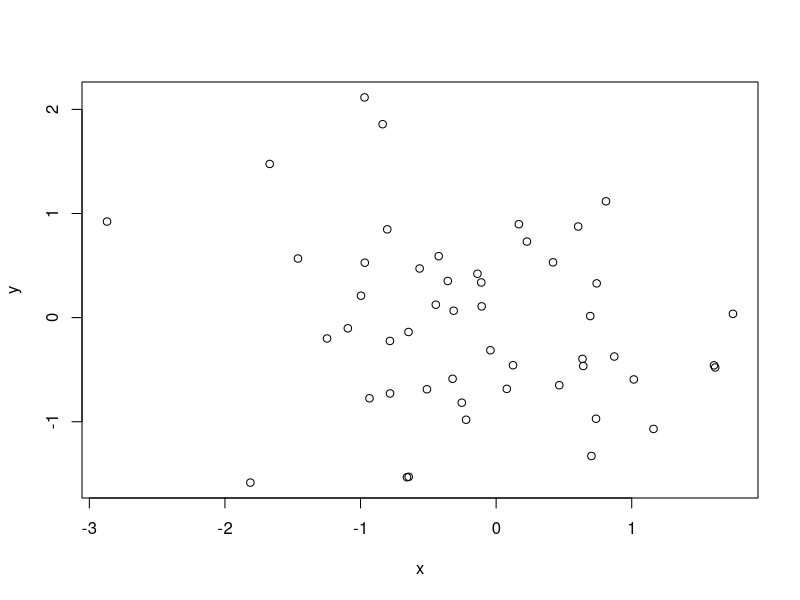

This figure's R source:
#######################################
#####    AN INTRODUCTION TO R     #####
#######################################

#######################################
#####   Exercise for Session #1   #####
#####  Read Appendix A at the end #####
#####  of the Intro to R manual   #####
#####  while you type in and      #####
#####  execute the scripts. Here  #####
#####  I provide a sample of the  #####
#####  scripts.                   #####
#######################################

# A SAMPLE OF SOME OF THE SESSION: APPENDIX A

# YOU MUST TYPE IN AND THEN EXECUTE MOST
# OF THEM !

# Appendix A: A sample session
# This session is intended to introduce to you some 
# features of the R environment by using them.

# Generate two pseudo-random normal vectors of x- and 
# y-coordinates.
x <- rnorm(50)
y <- rnorm(x)

# Plot the points in a scatterplot
plot(x, y)

# See which R objects are now in the R workspace
ls()

# Remove objects no longer needed.
rm(x, y)

# Make x = (1, 2, 3, 4, . . . , 20).
x <- 1:20

# Create a 'weight' vector of standard deviations.
w <- 1 + sqrt(x)/2

# Make a data frame of two columns, x and y.
dummy <- data.frame(x=x, y= x + rnorm(x)*w)

# then take a look at it
dummy

# Fit a simple linear regression. With y to the left 
# of the tilde, we are modelling y dependent on x.
fm <- lm(y ~ x, data=dummy)

# Look at the analysis
summary(fm)
 